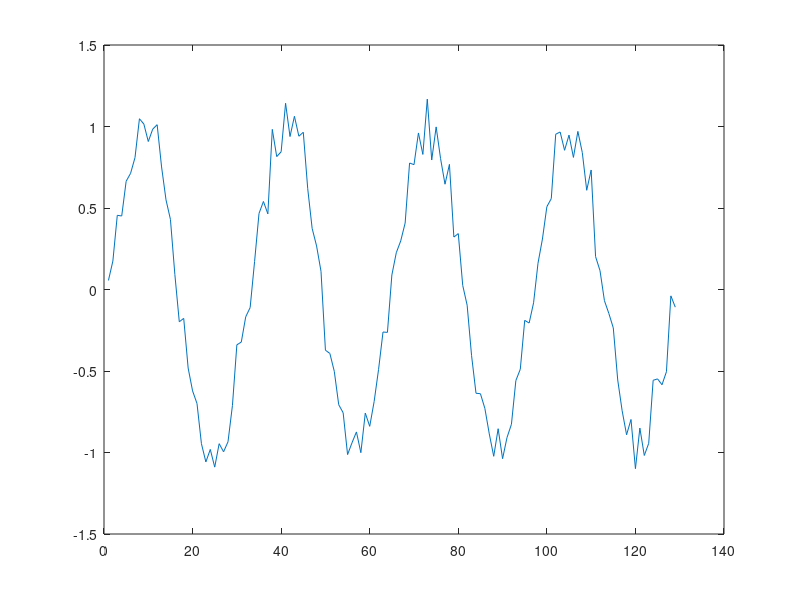
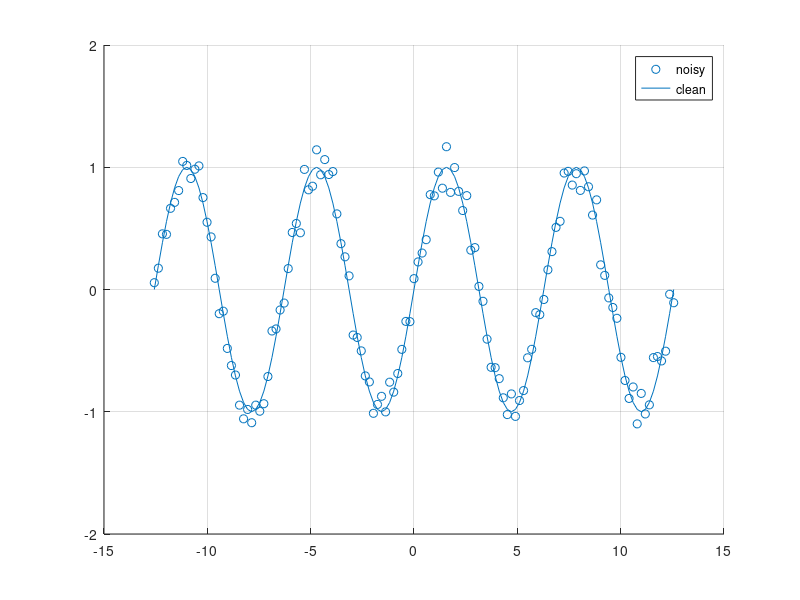

Here is the MATLAB script that generated these plots, in order:
clear, clc, close all
y =@(x,noise)sin(x)+noise;

x = -4*pi:pi/16:4*pi;

N = max(size(x));
N = length(x);
noise = .1*randn(N, 1);

y_eval = y(x, noise')
plot(y_eval)

figure
grid on
ylim([-2 2]);
% 
% for i=1:N
%    hold on
%    scatter(x(i), y_eval(i))
%    pause(.03);
%    grid on
% end

hold on
scatter(x, y_eval)
plot(x, y(x, 0));
legend({'noisy','clean'})





